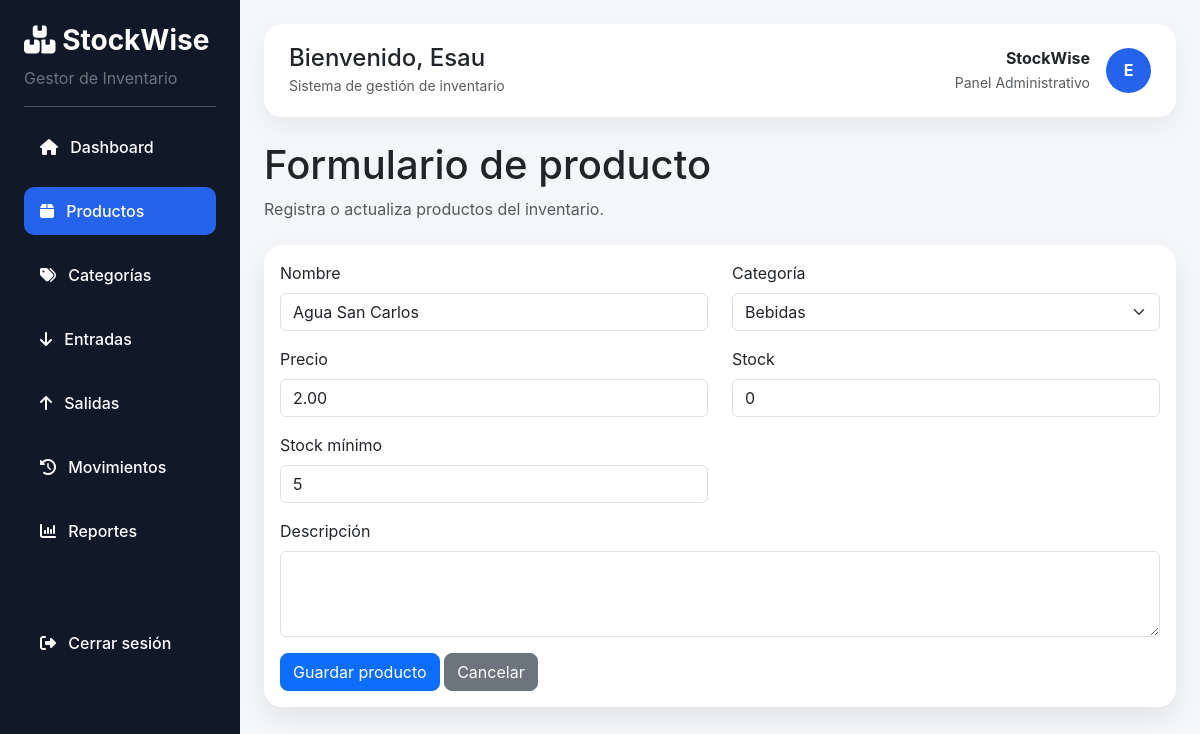
Screenshot of /productos/editar/5/ (signed in) with the database file from the repository.
### productos/models.py (models this page shows, shortened)
class Producto(models.Model):
    nombre = models.CharField(max_length=100)
    descripcion = models.TextField(blank=True)
    precio = models.DecimalField(max_digits=10, decimal_places=2)
    stock = models.IntegerField(default=0)
    stock_minimo = models.IntegerField(default=5)
    categoria = models.ForeignKey(Categoria, on_delete=models.CASCADE)

### productos/views.py (the view)
# urls.py: path('editar/<int:id>/', views.editar_producto, name='editar_producto'),
@login_required(login_url='login')
def editar_producto(request, id):
    producto = get_object_or_404(Producto, id=id)
    if request.method == 'POST':
        form = ProductoForm(request.POST, instance=producto)
        if form.is_valid():
            form.save()
            return redirect('lista_productos')
    else:
        form = ProductoForm(instance=producto)
    return render(request, 'productos/formulario.html', {'form': form})

### productos/forms.py
class ProductoForm(forms.ModelForm):
    class Meta:
        model = Producto
        fields = [
            'nombre',
            'descripcion',
            'precio',
            'stock',
            'stock_minimo',
            'categoria'
        ]
        widgets = {
            'nombre': forms.TextInput(attrs={
                'class': 'form-control'
            }),
            'descripcion': forms.Textarea(attrs={
                'class': 'form-control',
                'rows': 3
            }),
            'precio': forms.NumberInput(attrs={
                'class': 'form-control'
            }),
            'stock': forms.NumberInput(attrs={
                'class': 'form-control'
            }),
            'stock_minimo': forms.NumberInput(attrs={
                'class': 'form-control'
            }),
            'categoria': forms.Select(attrs={
                'class': 'form-select'
            }),
        }

### productos/models.py (called while the page is built)
    def __str__(self):
        return self.nombre

### templates/productos/formulario.html (shortened to what this page needs)
{% extends 'base.html' %}
{% block content %}
<div class="mb-4">
    <h1>Formulario de producto</h1>
    <p class="text-muted">
        Registra o actualiza productos del inventario.
    </p>
</div>
<div class="card dashboard-card">
    <div class="card-body">
        <form method="POST">
            <div class="row">
                <div class="col-md-6 mb-3">
                    <label class="form-label">Nombre</label>
                    {{ form.nombre }}
                </div>
                <div class="col-md-6 mb-3">
                    <label class="form-label">Categoría</label>
                    {{ form.categoria }}
                </div>
                <div class="col-md-6 mb-3">
                    <label class="form-label">Precio</label>
                    {{ form.precio }}
                </div>
                <div class="col-md-6 mb-3">
                    <label class="form-label">Stock</label>
                    {{ form.stock }}
                </div>
                <div class="col-md-6 mb-3">
                    <label class="form-label">Stock mínimo</label>
                    {{ form.stock_minimo }}
                </div>
                <div class="col-12 mb-3">
                    <label class="form-label">Descripción</label>
                    {{ form.descripcion }}
                </div>
            </div>
            <button type="submit" class="btn btn-primary rounded-3">
                Guardar producto
            </button>
            <a href="{% url 'lista_productos' %}"
               class="btn btn-secondary rounded-3">
               Cancelar
            </a>
        </form>
    </div>
</div>
{% endblock %}

### templates/base.html (shortened to what this page needs)
{% load static %}
<!DOCTYPE html>
<html lang="es">
<head>
    <link href="https://cdn.jsdelivr.net/npm/bootstrap@5.3.3/dist/css/bootstrap.min.css" rel="stylesheet">
    <link rel="stylesheet" href="https://cdnjs.cloudflare.com/ajax/libs/font-awesome/6.5.1/css/all.min.css">
    <link rel="stylesheet" href="{% static 'css/styles.css' %}">
</head>
<body>
    <div class="d-flex">
        <aside class="sidebar text-white p-4">
            <h3 class="fw-bold">
                <i class="fa-solid fa-boxes-stacked"></i>
                StockWise
            </h3>
            <p class="text-secondary">
                Gestor de Inventario
            </p>
            <hr>
            <ul class="nav flex-column">
                <li class="nav-item mb-2">
                    <a href="{% url 'dashboard' %}"
                        class="nav-link text-white {% if request.path == '/' %}active{% endif %}">
                        <i class="fa-solid fa-house me-2"></i>
                        Dashboard
                    </a>
                </li>
                <li class="nav-item mb-2">
                    <a href="{% url 'lista_productos' %}"
                        class="nav-link text-white {% if '/productos/' in request.path and '/categorias/' not in request.path %}active{% endif %}">
                        <i class="fa-solid fa-box me-2"></i>
                        Productos
                    </a>
                </li>
                <li class="nav-item mb-2">
                    <a href="{% url 'lista_categorias' %}"
                        class="nav-link text-white {% if '/categorias/' in request.path %}active{% endif %}">
                        <i class="fa-solid fa-tags me-2"></i>
                        Categorías
                    </a>
                </li>
                <li class="nav-item mb-2">
                    <a href="{% url 'crear_entrada' %}"
                        class="nav-link text-white {% if '/entrada/' in request.path %}active{% endif %}">
                        <i class="fa-solid fa-arrow-down me-2"></i>
                        Entradas
                    </a>
                </li>
                <li class="nav-item mb-2">
                    <a href="{% url 'crear_salida' %}"
                        class="nav-link text-white {% if '/salida/' in request.path %}active{% endif %}">
                        <i class="fa-solid fa-arrow-up me-2"></i>
                        Salidas
                    </a>
                </li>
                <li class="nav-item mb-2">
                    <a href="{% url 'lista_movimientos' %}"
                        class="nav-link text-white {% if '/inventario/' in request.path %}active{% endif %}">
                        <i class="fa-solid fa-clock-rotate-left me-2"></i>
                        Movimientos
                    </a>
                </li>
                <li class="nav-item mb-2">
                    <a href="{% url 'reportes' %}"
                        class="nav-link text-white {% if '/reportes/' in request.path %}active{% endif %}">
                        <i class="fa-solid fa-chart-column me-2"></i>
                        Reportes
                    </a>
                </li>
                <li class="nav-item mt-5">
                    <a href="{% url 'logout' %}" class="nav-link text-white">
                        <i class="fa-solid fa-right-from-bracket me-2"></i>
                        Cerrar sesión
                    </a>
                </li>
            </ul>
        </aside>
        <main class="p-4 flex-grow-1">
            <div class="topbar mb-4">
                <div class="d-flex justify-content-between align-items-center">
                    <div>
                        <h4 class="mb-0">
                            Bienvenido, {{ request.user.username }}
                        </h4>
                        <small class="text-muted">
                            Sistema de gestión de inventario
                        </small>
                    </div>
                    <div class="d-flex align-items-center gap-3">
                        <div class="text-end">
                            <strong>StockWise</strong><br>
                            <small class="text-muted">
                                Panel Administrativo
                            </small>
                        </div>
                        <div class="avatar-circle">
                            {{ request.user.username|first|upper }}
                        </div>
                    </div>
                </div>
            </div>
            <div class="content-wrapper">
                {% block content %}
                {% endblock %}
            </div>
        </main>
    </div>
</body>
</html>

### static/css/styles.css (style rules this page uses)
body { font-family: 'Inter', Arial, sans-serif; background-color: #f4f6f9; }
.sidebar { background: #111827; min-height: 100vh; width: 240px; min-width: 240px; flex-shrink: 0; }
.sidebar .nav-link { border-radius: 10px; padding: 12px 16px; margin-bottom: 8px; font-weight: 500; }
.sidebar .nav-link.active { background: #2563eb; }
.dashboard-card { border: none; border-radius: 18px; box-shadow: 0 10px 25px rgba(0, 0, 0, 0.08); }
.content-wrapper { max-width: 1400px; margin: 0 auto; }
.topbar { background: white; padding: 20px 25px; border-radius: 18px; box-shadow: 0 10px 25px rgba(0, 0, 0, 0.05); }
.avatar-circle { width: 45px; height: 45px; background: #2563eb; color: white; border-radius: 50%; display: flex; align-items: center; justify-content: center; font-weight: bold; }
.dashboard-card { transition: transform 0.2s ease, box-shadow 0.2s ease; }

### rows the page displays
Producto: nombre "Agua San Carlos", categoria "Bebidas", precio "2.00", stock "0", stock_minimo "5"

### other values shown
{{ request.user.username }} "Esau"
{{ request.user.username|first|upper }} "E"
